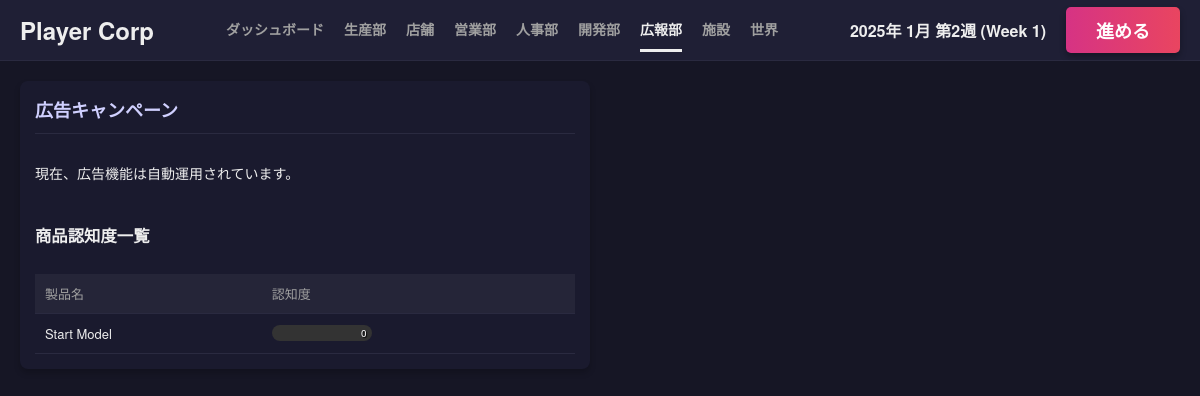
The page /pr on the database as committed earlier.
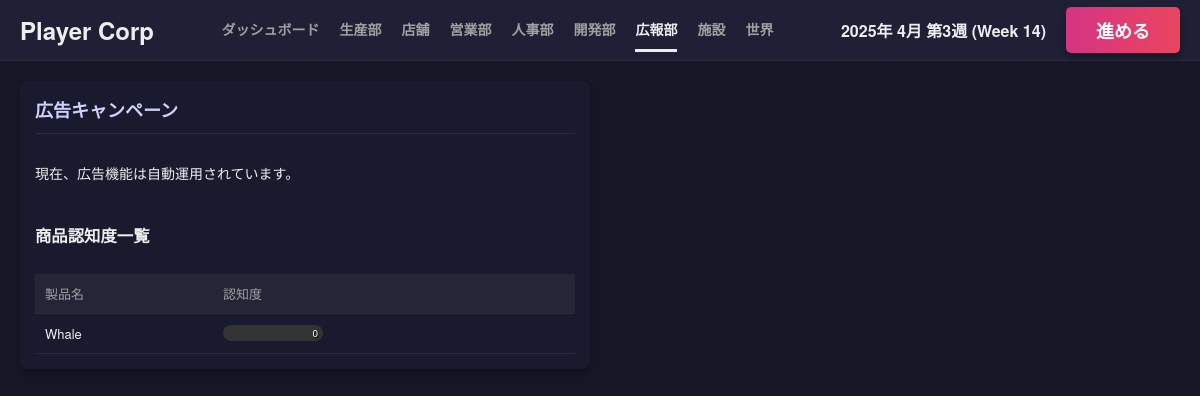
The same page on the database as committed later.
### tables this page shows
CREATE TABLE product_designs (
            id INTEGER PRIMARY KEY AUTOINCREMENT,
            company_id INTEGER,
            name TEXT,
            material_score REAL,
            concept_score REAL,
            production_efficiency REAL,
            base_price INTEGER,
            sales_price INTEGER,
            status TEXT, -- 'developing', 'completed', 'obsolete'
            strategy TEXT, -- 開発方針
            developed_week INTEGER,
            parts_config TEXT, -- JSON: {part_key: {supplier_id, score, cost}}
            awareness REAL DEFAULT 0,
            FOREIGN KEY(company_id) REFERENCES companies(id)
        );

### app.py (the view)
@app.route('/pr')
def pr():
    player = get_player_company()
    products = db.fetch_all("SELECT * FROM product_designs WHERE company_id = ? AND status = 'completed'", (player['id'],))
    return render_template('pr.html', products=products)

### app.py (called while the page is built)
def get_player_company():
    res = db.fetch_one("SELECT * FROM companies WHERE type = 'player' LIMIT 1")
    return res

@app.context_processor
def inject_common_data():
    player = get_player_company()
    game_state = db.fetch_one("SELECT * FROM game_state")
    current_week = game_state['week'] if game_state else 0
    year = 2025 + (current_week - 1) // 52
    week_of_year = (current_week - 1) % 52 + 1
    month = (week_of_year - 1) // 4 + 1
    if month > 12: month = 12
    date_str = f"{year}年 {month}月 第{week_of_year % 4 + 1}週 (Week {current_week})"
    return dict(
        player=player,
        current_week=current_week,
        date_str=date_str,
        active_page=request.endpoint
    )

### database.py (called while the page is built)
    def get_connection(self):
        conn = sqlite3.connect(self.db_path)
        conn.row_factory = sqlite3.Row
        return conn

    def fetch_one(self, query, params=()):
        conn = self.get_connection()
        try:
            cursor = conn.cursor()
            cursor.execute(query, params)
            result = cursor.fetchone()
            return result
        finally:
            conn.close()

### templates/pr.html (shortened to what this page needs)
{% extends "base.html" %}
{% block content %}
<div class="dashboard-grid">
    <div class="card card-large">
        <div class="card-header">
            <h2>広告キャンペーン</h2>
        </div>
        <div class="card-body">
            <p>現在、広告機能は自動運用されています。</p>
            <h3>商品認知度一覧</h3>
            <table class="data-table">
                <thead>
                    <tr>
                        <th>製品名</th>
                        <th>認知度</th>
                    </tr>
                </thead>
                <tbody>
                    {% for p in products %}
                    <tr>
                        <td>{{ p.name }}</td>
                        <td>
                            <div class="bar-container">
                                <span class="bar-text">{{ p.awareness|int }}</span>
                            </div>
                        </td>
                    </tr>
                    {% endfor %}
                </tbody>
            </table>
        </div>
    </div>
</div>
{% endblock %}

### templates/base.html (shortened to what this page needs)
<!DOCTYPE html>
<html lang="ja">
<head>
    <link rel="stylesheet" href="{{ url_for('static', filename='css/style.css') }}">
</head>
<body>
    <div class="app-container">
        <header class="top-bar">
            <div class="logo-area">
                <h1>{{ player.name if player else '自社名' }}</h1>
            </div>
            <nav class="top-nav">
                <a href="{{ url_for('dashboard') }}" class="{{ 'active' if active_page == 'dashboard' else '' }}">ダッシュボード</a>
                <a href="{{ url_for('production') }}" class="{{ 'active' if active_page == 'production' else '' }}">生産部</a>
                <a href="{{ url_for('store') }}" class="{{ 'active' if active_page == 'store' else '' }}">店舗</a>
                <a href="{{ url_for('sales') }}" class="{{ 'active' if active_page == 'sales' else '' }}">営業部</a>
                <a href="{{ url_for('hr') }}" class="{{ 'active' if active_page == 'hr' else '' }}">人事部</a>
                <a href="{{ url_for('dev') }}" class="{{ 'active' if active_page == 'dev' else '' }}">開発部</a>
                <a href="{{ url_for('pr') }}" class="{{ 'active' if active_page == 'pr' else '' }}">広報部</a>
                <a href="{{ url_for('facility') }}" class="{{ 'active' if active_page == 'facility' else '' }}">施設</a>
                <a href="{{ url_for('world') }}" class="{{ 'active' if active_page == 'world' else '' }}">世界</a>
            </nav>
            <div class="action-area">
                <div class="date-display">{{ date_str }}</div>
                <form action="{{ url_for('next_week') }}" method="post">
                    <button type="submit" class="btn-next-week">進める</button>
                </form>
            </div>
        </header>
        <main class="main-content">
            {% block content %}{% endblock %}
        </main>
    </div>
</body>
</html>

Rows that differ between the two databases and show on the page:
no longer on this page (row edited): product_designs: name "Start Model", awareness "0"
now on this page (row edited): product_designs: name "Whale", awareness "0"
Other text that changed with them:
{{ date_str }}: "2025年 1月 第2週 (Week 1)" → "2025年 4月 第3週 (Week 14)"
